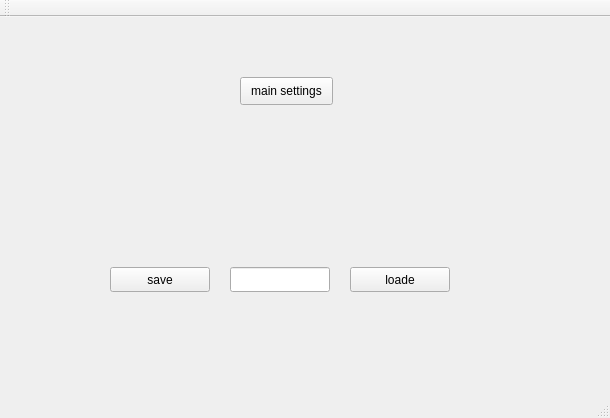
<?xml version="1.0" encoding="UTF-8"?>
<ui version="4.0">
 <class>MainWindow</class>
 <widget class="QMainWindow" name="MainWindow">
  <property name="geometry">
   <rect>
    <x>0</x>
    <y>0</y>
    <width>610</width>
    <height>418</height>
   </rect>
  </property>
  <property name="windowTitle">
   <string>MainWindow</string>
  </property>
  <widget class="QWidget" name="centralWidget">
   <widget class="QPushButton" name="pushButtonSave">
    <property name="geometry">
     <rect>
      <x>110</x>
      <y>250</y>
      <width>100</width>
      <height>25</height>
     </rect>
    </property>
    <property name="text">
     <string>save</string>
    </property>
   </widget>
   <widget class="QPushButton" name="pushButtonLoade">
    <property name="geometry">
     <rect>
      <x>350</x>
      <y>250</y>
      <width>100</width>
      <height>25</height>
     </rect>
    </property>
    <property name="text">
     <string>loade</string>
    </property>
   </widget>
   <widget class="QLineEdit" name="lineEdit_int_test">
    <property name="enabled">
     <bool>true</bool>
    </property>
    <property name="geometry">
     <rect>
      <x>230</x>
      <y>250</y>
      <width>100</width>
      <height>25</height>
     </rect>
    </property>
    <property name="cursor">
     <cursorShape>IBeamCursor</cursorShape>
    </property>
   </widget>
   <widget class="QPushButton" name="pushButtonMainSettings">
    <property name="geometry">
     <rect>
      <x>240</x>
      <y>60</y>
      <width>93</width>
      <height>28</height>
     </rect>
    </property>
    <property name="text">
     <string>main settings</string>
    </property>
   </widget>
  </widget>
  <widget class="QMenuBar" name="menuBar">
   <property name="geometry">
    <rect>
     <x>0</x>
     <y>0</y>
     <width>610</width>
     <height>21</height>
    </rect>
   </property>
  </widget>
  <widget class="QToolBar" name="mainToolBar">
   <attribute name="toolBarArea">
    <enum>TopToolBarArea</enum>
   </attribute>
   <attribute name="toolBarBreak">
    <bool>false</bool>
   </attribute>
  </widget>
  <widget class="QStatusBar" name="statusBar"/>
 </widget>
 <layoutdefault spacing="6" margin="11"/>
 <resources/>
 <connections/>
</ui>
